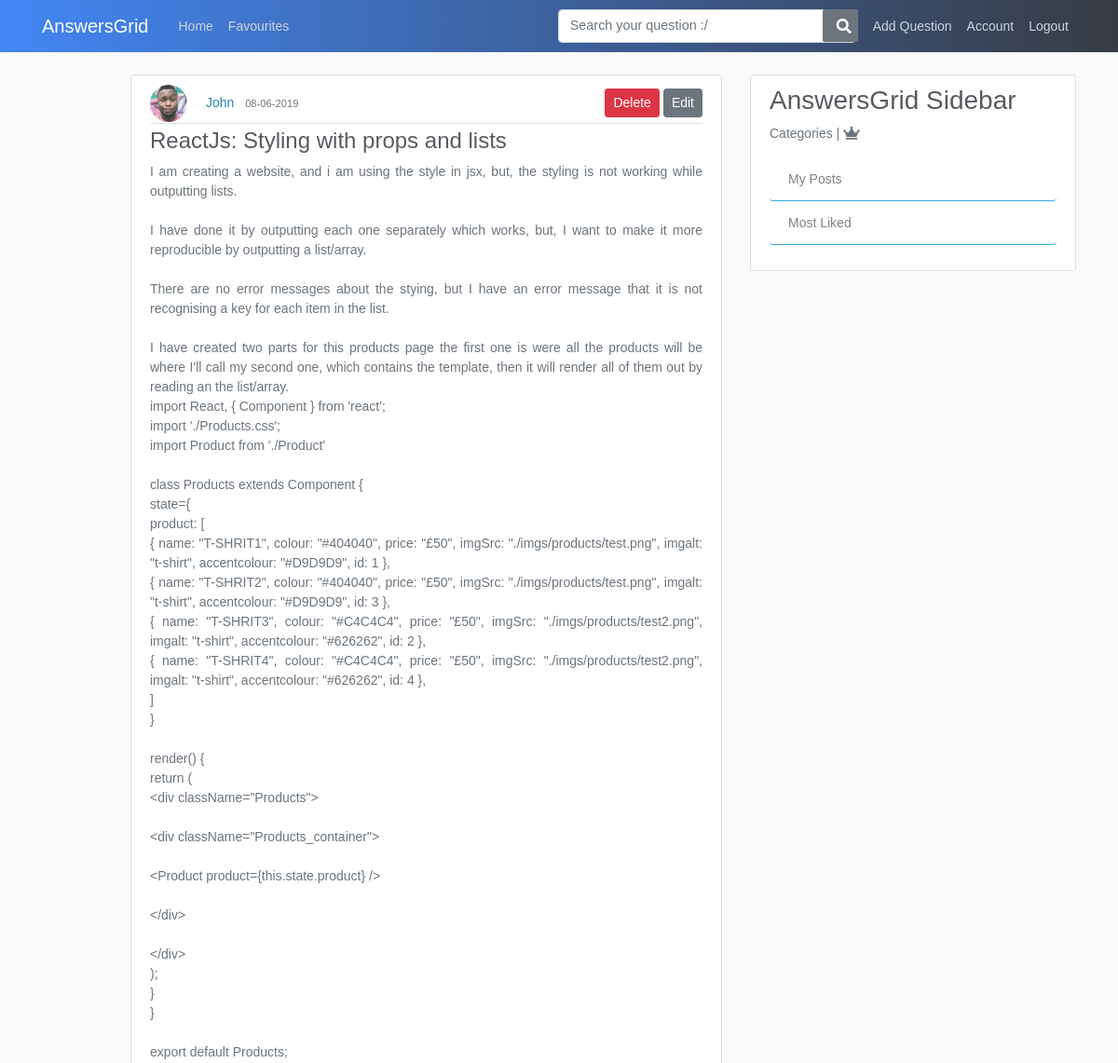
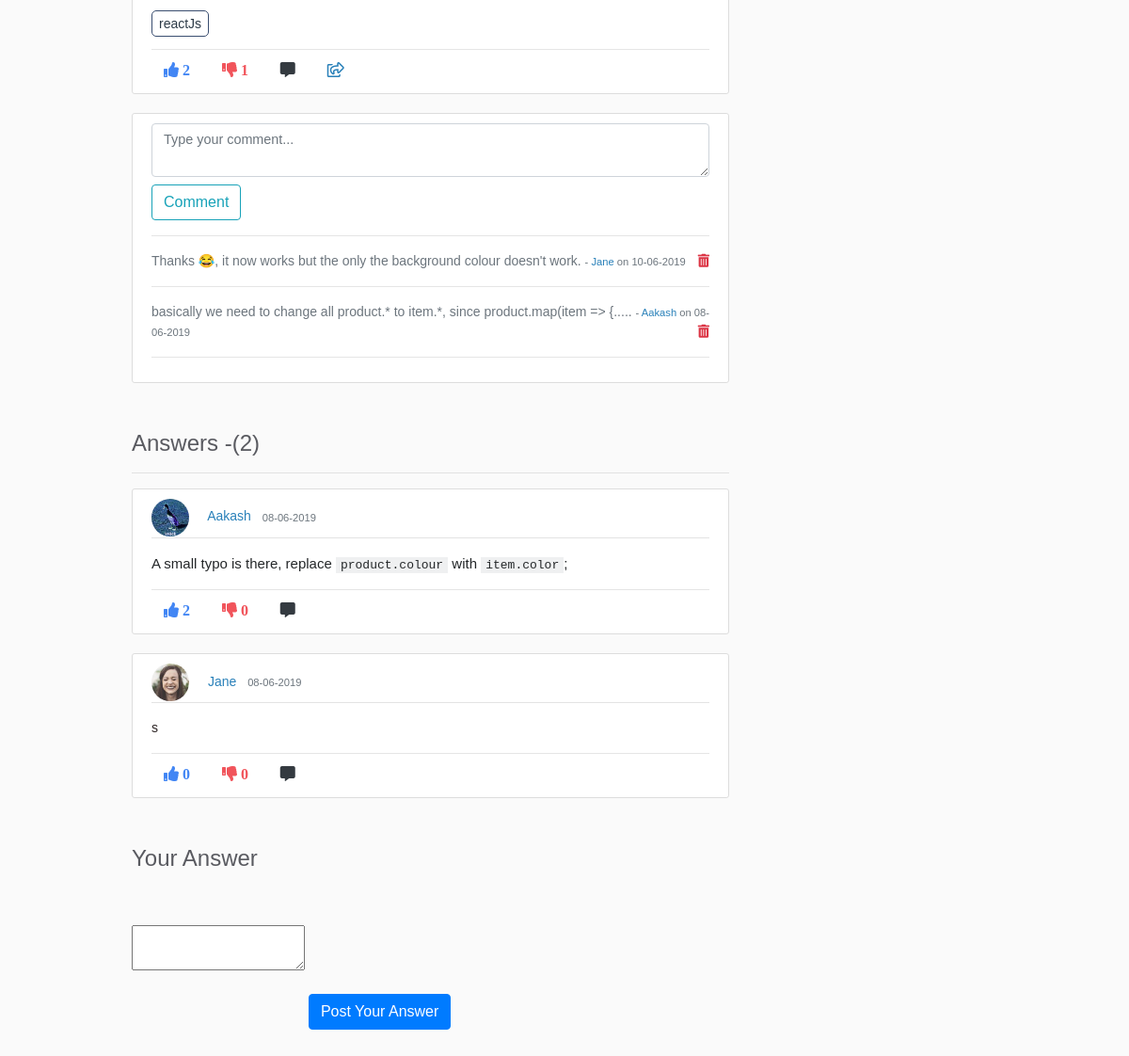
Screenshot of /post/8/comment (signed in) with the database file from the repository (2 pictures, top to bottom).
### application/models.py (models this page shows, shortened)
class User(db.Model, UserMixin):
    id = db.Column(db.Integer, primary_key=True)
    username = db.Column(db.String(20), unique=True, nullable=False)
    email = db.Column(db.String(120), unique=True, nullable=False)
    image_file = db.Column(db.String(20), nullable=False, default='default.jpg')
    password = db.Column(db.String(60), nullable=False)
    posts = db.relationship('Post', backref='author', lazy=True)
    answers = db.relationship('Answer', backref="author", lazy=True)
    comments = db.relationship('Comment', backref='author', lazy=True)
    answercomments = db.relationship('AnswerComment', backref='author', lazy=True)
    favourites = db.relationship('Favourite', backref='author', lazy=True)

class Post(db.Model):
    id = db.Column(db.Integer, primary_key=True)
    title = db.Column(db.String(100), nullable=False)
    content = db.Column(db.Text, nullable=False)
    date_posted = db.Column(db.DateTime, nullable=False, default=datetime.utcnow)
    like_count = db.Column(db.Integer, nullable=False, default=0)
    dislike_count = db.Column(db.Integer, nullable=False, default=0)
    user_id = db.Column(db.Integer, db.ForeignKey('user.id'), nullable=False)
    comments = db.relationship('Comment', backref='commentOnPost', lazy=True)
    answers = db.relationship('Answer', backref='answerOnPost', lazy=True)
    favourites = db.relationship('Favourite', backref='favour_post', lazy=True)

class tagposts(db.Model):
    id = db.Column(db.Integer, primary_key=True, nullable=False)
    post_id = db.Column(db.Integer, db.ForeignKey('post.id'), nullable=False)
    tag_id = db.Column(db.Integer, db.ForeignKey('tags.tag_id'), nullable=False)

class Tags(db.Model):
    tag_id = db.Column(db.Integer, primary_key=True, nullable=False)
    tag_title = db.Column(db.String,nullable=False)

class Comment(db.Model):
    comment_id = db.Column(db.Integer, primary_key=True)
    comment = db.Column(db.String(100), nullable=False)
    date_posted = db.Column(db.DateTime, nullable=False, default=datetime.utcnow)
    post_id = db.Column(db.Integer, db.ForeignKey('post.id'), nullable=False)
    user_id = db.Column(db.Integer, db.ForeignKey('user.id'), nullable=False)
    answer_id = db.Column(db.Integer, db.ForeignKey('answer.id'), nullable=False)

class Answer(db.Model):
    id = db.Column(db.Integer, primary_key=True)
    content = db.Column(db.Text, nullable=False)
    date_posted = db.Column(db.DateTime, nullable=False, default=datetime.utcnow)
    like_count = db.Column(db.Integer, nullable=False, default=0)
    dislike_count = db.Column(db.Integer, nullable=False, default=0)
    post_id = db.Column(db.Integer, db.ForeignKey('post.id'), nullable=False)
    user_id = db.Column(db.Integer, db.ForeignKey('user.id'), nullable=False)
    comments = db.relationship('Comment', backref='commentsOnPost', lazy=True)
    answercomments = db.relationship('AnswerComment', backref='commentsOnAnswer', lazy=True)

### application/routes.py (the view, shortened to what this page needs)
@app.route("/post/<int:post_id>/comment", methods=['GET', 'POST'])
@login_required
def comment_post(post_id):
    post = Post.query.get_or_404(post_id)
    posts_id = post.id
    joinedTables = db.session.query(tagposts.post_id,tagposts.tag_id,Tags.tag_title,Post.title,Post.user_id,Post.like_count,Post.content).join(Tags).join(Post).all()
    answersCount = db.session.query(Answer).filter(Answer.post_id == post_id).count()
    answers = Answer.query.order_by(Answer.like_count.desc()).all()
    if request.method =='GET':
        comments = Comment.query.filter(Comment.post_id == post_id).order_by(Comment.date_posted.desc())
        return render_template('comment_post.html', title='Comments', post=post, comments=comments, joinedTables=joinedTables, answersCount=answersCount, answers=answers)

### application/models.py (called while the page is built)
@login_manager.user_loader
def load_user(user_id):
    return User.query.get(int(user_id))

### application/templates/comment_post.html (shortened to what this page needs)
{% extends "layout.html" %}
{% block content %}
    <article class="media content-section">
      <div class="media-body">
        <div class="article-metadata">
          <img class="rounded-circle article-img" src="{{ url_for('static', filename='profile_pics/' + post.author.image_file) }}">
          <a class="mr-2" href="{{ url_for('user_posts', username=post.author.username) }}">{{ post.author.username }}</a>
          <small class="text-muted">{{ post.date_posted.strftime('%d-%m-%Y') }}</small>
          {% if post.author == current_user  %}
              <a class="btn btn-secondary btn-sm mt-1 mb-1 edit-btn" href="{{ url_for('update_post', post_id=post.id)  }}">Edit</a>
              <button type="button" class="btn btn-danger btn-sm m-1 delete-btn" data-toggle="modal" data-target="#deleteModal">Delete</button>
          {% endif %}
        </div>
        <h4 class="article-title text-justify">{{ post.title }}</h4>
        <p class="article-content text-justify text-muted">{{ post.content }}</p>
        {% for tag in joinedTables %}
            {% if post.id == tag[0] %}
            <a class="article-content tag-style text-justify" href="{{ url_for('tags', tag_title=tag.tag_title) }}">{{ tag.tag_title }}</a>
            {% endif %}
        {% endfor %}<hr>
            <div class="footRow">
                {%  if current_user.is_authenticated %}
                  <a><i class="fas fa-thumbs-up mr-1 btn upvote"id="/vote/{{post.id}}/{{current_user.id}}" onclick="contentDisp(this);">  {{ post.like_count }} </i></a>
                  <a><i class="fas fa-thumbs-down mr-1 btn upvote" id="/downvote/{{post.id}}/{{current_user.id}}" onclick="contentDisp(this);" >  {{ post.dislike_count }} </i></a>
                  <a href="#commenticon"><i class="fas fa-comment-alt mr-1 btn text-dark" id="comment-btn"></i></a>
                  <a class="a2a_dd" href="https://www.addtoany.com/share"><i class="far fa-share-square btn"></i></a>
                {% endif %}
            </div>
      </div>
    </article>
    <div class="content-section hide-comments">
      <form method="POST" id="comment-form" action="">
        <div class="form-group">
            <textarea class="form-control form-control-lg" id="comment-box" name="comment" placeholder = "Type your comment..." required></textarea>
            <button class="btn btn-outline-info" type="submit">Comment</button>
        </div>
      </form> <hr>
      {% for comment in comments %}
            <div>
              <p class="comment text-justify text-muted">{{ comment.comment }} <small>-  <a href="{{ url_for('user_posts', username=comment.author.username) }}">{{ comment.author.username }}</a> on {{ comment.date_posted.strftime('%d-%m-%Y') }} </small>
              {% if post.author == current_user  %}
              <a class=" ml-2 deleteComment-btn text-danger" id="{{comment.comment_id}}"><i class="fas fa-trash-alt"></i></a></p>
              {% endif %}
            </div><hr>
       {% endfor %}
    </div>
    <h4 class="answer-section">Answers -({{ answersCount }})</h4> <hr>
    {% for answer in answers %}
    {% if answer.post_id == post.id %}
    <article class="media content-section">
        <div class="media-body answerOverflow">
          <div class="article-metadata">
            <img class="rounded-circle article-img" src="{{ url_for('static', filename='profile_pics/' + answer.author.image_file) }}">
            <a class="mr-2" href="{{ url_for('user_posts', username=answer.author.username) }}">{{ answer.author.username }}</a>
            <small class="text-muted">{{ post.date_posted.strftime('%d-%m-%Y') }}</small>
          </div>
          <p class="article-content text-justify text-wrap text-break text-muted ">{{ answer.content|safe }}</p> <hr>
          <div class="footRow">
            {%  if current_user.is_authenticated %}
              <a><i class="fas fa-thumbs-up mr-1 btn upvote" id="/AnswerUpvotes/{{answer.id}}/{{current_user.id}}" onclick="AnswerVotes(this);"> {{ answer.like_count }} </i></a>
              <a><i class="fas fa-thumbs-down mr-1 btn" id="/AnswerDownvotes/{{answer.id}}/{{current_user.id}}" onclick="AnswerVotes(this);"> {{ answer.dislike_count }}</i></a>
              <a href="{{ url_for('answercomment', answer_id=answer.id) }}"><i class="fas fa-comment-alt mr-3 btn text-dark"></i></a>
            {% endif %}
          </div>
        </div>
    </article>
    {% endif %}
    {% endfor %}
    <div class="summernote-section">
        <h4>Your Answer</h4>
        <form action="{{ url_for('answer', post_id=post.id) }}" method="post">
            <textarea id="summernote" name="editordata" class="mt-5 mb-5" required></textarea>
            <button class="btn btn-primary mt-5 mb-5">Post Your Answer</button>
          </form>
    </div>
{% endblock content %}

### application/static/main.css (style rules this page uses)
body { background: #fafafa; color: #333333; margin-top: 5rem; }
h1, h2, h3, h4, h5, h6 { color: #444444; }
.content-section { background: #ffffff; padding: 10px 20px; border: 1px solid #dddddd; border-radius: 3px; margin-bottom: 20px; }
.article-title { color: #444444; }
.article-content { white-space: pre-line; }
.article-img { height: 40px; width: 40px; margin-right: 16px; }
.article-metadata { padding-bottom: 1px; margin-bottom: 4px; border-bottom: 1px solid #e3e3e3 }

### application/templates/layout.html (style rules this page uses)
body { color: #2e2626; margin-top: 5rem; font-size: 14px; font-weight: unset; line-height: 1.5; font-family: Arial; }
.form-control { display: block; width: 100%; padding: .375rem .75rem; font-size: .9rem; line-height: 1.5; color: #495057; background-color: #fff; background-clip: padding-box; border: 1px solid #ced4da; border-radius: .25rem; transition: border-color .15s ease-in-out,box-shadow .15s ease-in-out; }
img { display: inline; }
.delete-btn { float: right; }
.deleteComment-btn { float: right; }
.edit-btn { float: right; }
.footRow { margin-top: -10px; }
.tag-style { margin-right: 3px; border: 1px solid #3a4e70; padding: 5px 7px; border-radius: 5px; color: #2C3A47 }
a { color: #2980b9; }
textarea { margin-bottom: .5rem; }
.fa-thumbs-up { color: #4286f4; }
.fa-thumbs-down { color: #f1545b }
.answer-section { margin-top: 50px; }
.summernote-section { margin-top: 50px; }
.answerOverflow { overflow: auto; }
h4,h3 { color: #595a60; }
.article-title { color: #595a60; }

### rows the page displays
User: image_file (picture), author.username "John"
Post: date_posted "08-06-2019", title "ReactJs: Styling with props and lists", content "I am creating a website, and i am using the style in jsx, but, the styling is not working while outputting lists. I have done it by outputting each one separately which works, but, I want to make it more reproducible by outputting a list/array. There are no error messages about the stying, but I have an error message that it is not recognising a key for each item in the list. I have created two parts for this products page the first one is were all the products will be where I'll call my second one, which contains the template, then it will render all of them out by reading an the list/array. import React, { Component } from 'react'; import './Products.css'; import Product from './Product'…", like_count "2", dislike_count "1"
tagposts: tag_title "reactJs"
Comment: comment "Thanks 😂, it now works but the only the background colour doesn't work.", author.username "Jane", date_posted "10-06-2019"
Comment: comment "basically we need to change all product.* to item.*, since product.map(item => {.....", author.username "Aakash", date_posted "08-06-2019"
Answer: image_file (picture), author.username "Aakash", content "A small typo is there, replace product.colour with item.color ;", like_count "2", dislike_count "0"
Answer: image_file (picture), author.username "Jane", content "s", like_count "0", dislike_count "0"

### other values shown
{{ answersCount }} "2"
